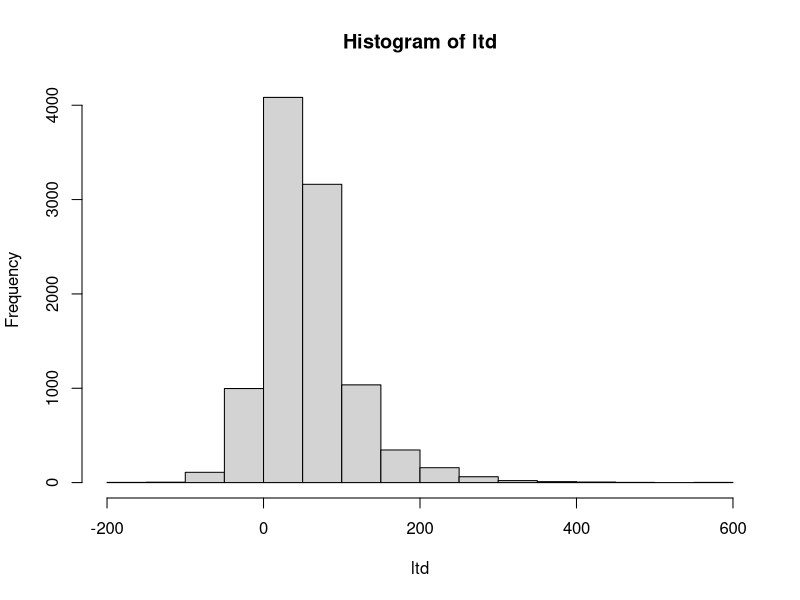
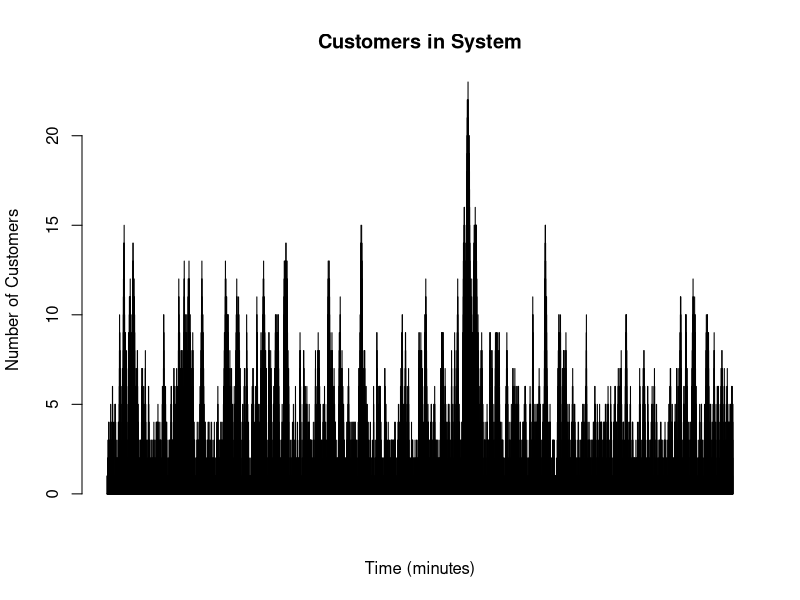

The R source for these figures, in order:
## ---- chunk 1
knitr::opts_chunk$set(echo = TRUE)
## ---- chunk 2
n<-10000
meanLt<-2

# calculate the rate of the exponential distribution from the mean
lamda<-1/meanLt

# generate n random lead times
lt<-2 + rexp(n, lamda)

# look at the first lts
head(lt)

# the mean lead time should be 4
mean(lt)
## ---- chunk 3
mu<-100
sigma<-30

# calculate the daily demand mean and standard deviation
mud<-mu / 7
sigmad<-sigma * sqrt(1/7)

# generate the lead time demands (random average daily demand * random lead time)
ltd<-rnorm(n, mud, sigmad) * lt

# let's look at the lead time demands
hist(ltd)
## ---- chunk 4
muLtd<-mean(ltd)
muLtd
## ---- chunk 5
sort(ltd)[9500]
## ---- chunk 6
ltd95<-quantile(ltd, .95)
## ---- chunk 7
ss<-ltd95 - muLtd
ss
## ---- chunk 8
# sample queue simulation 
set.seed(100)

# nevents = number of events (either arrivals or service completions we will simulate)
nevents<-10000

# simtime is the running simulation clock
simtime<-0

# allocate vectors for recording events
n<-numeric(nevents)
event<-list()
customer<-list()
custcurr<-0
custlast<-0
lastcomplete<-0
largeNumber<-10^15

# current number of customers in system
ncurr<-0

# server_available of TRUE indicates that the server is ready for a new customer
server_available<-TRUE

# the first event HAS to be an arrival, so we generate the random arrival time, but
# set the next service completion time to VERY large number. This guarantees that
# the first event is an arrival

nextArrival<-rexp(1,20/60) 
nextServiceCompletion<-largeNumber

for (i in 1:nevents)
{
  # generate exponential inter-arrival (rate 20 cust/hr) and service times (rate 25 cust/hr)
  # dividing the rate by 60 to deal with times in minutes rather than f4ractions of hours
  
  #iatime<-rexp(1, 20/60)
  #svctime<-rexp(1, 25/60)
  
  n[i]<-ncurr
   
  # determine next event type
  if ( nextArrival < nextServiceCompletion )
  {
    # if time to next arrival is shorter than time to next service completion
    # then event is an arrival

    simtime<-nextArrival
    event_type<-"Arrival"
    
    # now we need to generate the time of the "next" arrival
    nextArrival<-nextArrival + rexp(1,20/60)
    
  } else
  {
    # If the event isn't an arrival, then it's a service completion
    simtime<-nextServiceCompletion
    event_type = "Service Completion"
  }
  
  if ( event_type == "Arrival" )
  {
    # Process arrival
    ncurr<-ncurr+1

    # create the customer
    custlast<-custlast+1
    customer[[custlast]]<-list(custno=custlast)
    customer[[custlast]]$arrival_time<-simtime
    
  } else
  {
    # service completed so we must update # cust in system
    ncurr<-ncurr-1
    
    # need to update customer's record with completion time
    customer[[custcurr]]$complete_service_time<-simtime
    lastcomplete<-custcurr
    
    # now, mark the server as available
    server_available<-TRUE
    
    # FINALLY, since there's no customer in service, at least at this
    # instant, set the nextServiceCompletion to a very large number
    nextServiceCompletion<-largeNumber
    
    
  }
  
  # now, need to see if a customer needs to enter service
  
  if ( server_available & ( ncurr > 0 ) )
  {
    # there's a customer waiting and the server is available
    # update customer's enter service time
    custcurr<-custcurr+1
    customer[[custcurr]]$enter_service_time<-simtime
    
    # customer is entering service, determine completion time
    nextServiceCompletion<-simtime + rexp(1, 25/60)
    server_available<-FALSE
  }
  
  
  # create/save the event - udate the event log and the state log
  event[[i]]<-list(type=event_type,
                   time=simtime,
                   n=ncurr)

}

customer<-customer[1:lastcomplete]

buildRow<-function( x )
{
  if ( !is.null(x$arrival_time) & !is.null(x$enter_service_time) & !is.null(x$complete_service_time) )
  {
    custdat<-c(x$arrival_time, x$enter_service_time, x$complete_service_time)
    names(custdat)<-c("Arrival.Time","Enter.Service","Complete.Service")
    return((custdat))
  }
}

# create dataframe with customer details
# first, we convert the list to a dataframe

cols<-length(customer[[1]])
custdf<-data.frame(matrix(unlist(customer), ncol=cols,byrow=TRUE))
colnames(custdf)<-c("Cust.No","Arrival.Time","Enter.Service","Complete.Service")

# now calculate waiting time and time in system for each customer
Wait.Time<-custdf$Enter.Service - custdf$Arrival.Time
System.Time<-custdf$Complete.Service - custdf$Arrival.Time

# add the times just calculated to the data frame
custdf<-cbind(custdf, Wait.Time, System.Time)
print(head(custdf))

# calculate and print the average customers waiting and in system
print(paste("Average Wait Time: ", mean(custdf$Wait.Time),sep=""))
print(paste("Average System Time: ", mean(custdf$System.Time, sep="")))

# plot the number of customers in the system over time
barplot(n, main="Customers in System", xlab="Time (minutes)", ylab="Number of Customers")


# now calculate average customers in system - time weighted average
time<-sapply( event, function(x){x$time})
state_time<-time-c(0,time[1:(length(time)-1)])

L<-( n %*% state_time ) / sum(state_time)
print(paste("Average Customers In System: ", L, sep=""))

nbuffer<-(n-1)
nbuffer[nbuffer < 0]<-0

Lq<-( nbuffer %*% state_time ) / sum( state_time )
print(paste("Average Customers Waiting: ", Lq, sep=""))

## ---- chunk 9
aggTimeByN<-aggregate(state_time, by=list(nbuffer), sum)
colnames(aggTimeByN)<-c("n.buffer","state_time")
aggTimeByN

## ---- chunk 10
aggTimeByN$state_time[aggTimeByN$n.buffer==5] / sum(aggTimeByN$state_time)
## ---- chunk 11
sum(aggTimeByN$state_time[aggTimeByN$n.buffer<=5]) / sum(aggTimeByN$state_time)
## ---- chunk 12
1-sum(aggTimeByN$state_time[aggTimeByN$n.buffer<=5]) / sum(aggTimeByN$state_time)
## ---- chunk 13
# empirical distribution functions
# 

dempir<-function(x, xdist, pdist)
{
   # returns Pr{X == x}

   results<-0
   
   for(i in 1:length(x))
   {
      idx<-xdist==x[i]
      if (any(idx))
      {
         results[i]<-pdist[xdist==x[i]]
      }else
      {
         results[i]<-0
      }

   }
   
   return(results)
}

pempir<-function(x, xdist, pdist)
{
   # returns Pr{X <= x}
   # xdist and pdist must be ordered pairs (in ascending sequence of xdist values)
   
   results<-0
   
   for(i in 1:length(x))
   {
      idx<-(xdist <= x[i])
      if (any(idx))
      {
         last<-max(which(idx))
         results[i]<-sum(pdist[1:last])
      }else
      {
         results[i]<-0
      }
   }
   
   return(results)
   
}

qempir<-function(p, xdist, pdist)
{
   # returns x:Pr{X <= x} = p
   # returns NA if there are no outcomes for which Pr{X<=x} >= p
   # xdist and pdist must be ordered pairs (in ascending sequence of xdist values)
   
   
   results<-numeric(length(p))
   
   for(i in 1:length(results))
   {
      cprob<-cumsum(pdist)
      idx<-(cprob >= p[i])
      if (any(idx))
      {
         results[i]<-xdist[min(which(idx))]
      }else
      {
         results[i]<-NA
      }
   }
   
   return (results)
}

rempir<-function(n, xdist, pdist)
{
   # generates a vector of n random variates drawn from the specified distribution
   # xdist and pdist must be ordered pairs (in ascending sequence of xdist values)

   
   U<-runif(n,0,1)
   
   pwork<-c(0, pdist[-length(pdist)])
   
   return(qempir(U, xdist, pwork))

}
## ---- chunk 14

prob<-aggTimeByN$state_time / sum(aggTimeByN$state_time)
cumsum(prob)
qempir(0.7, aggTimeByN$n.buffer, prob)
